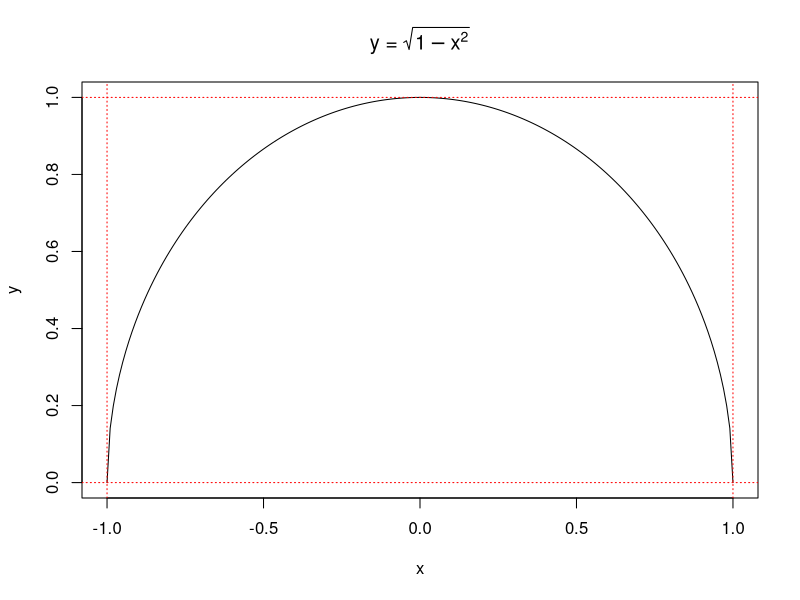
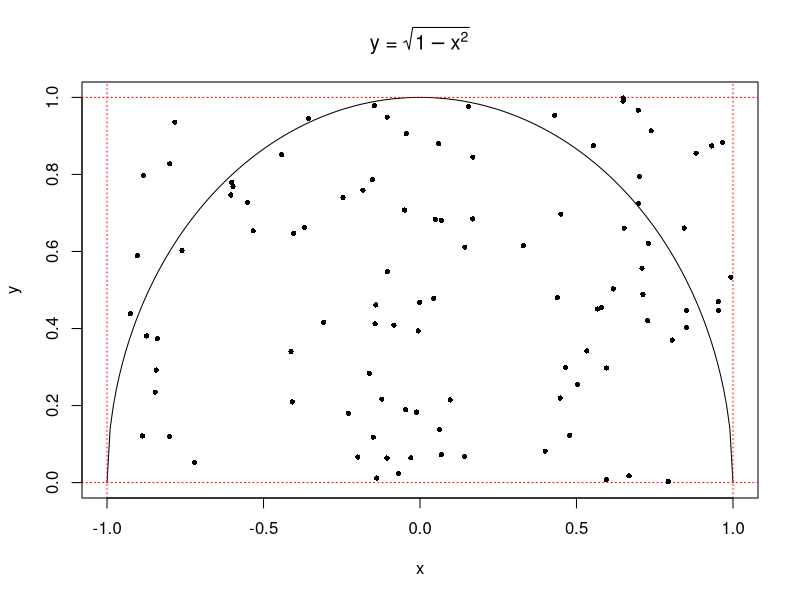
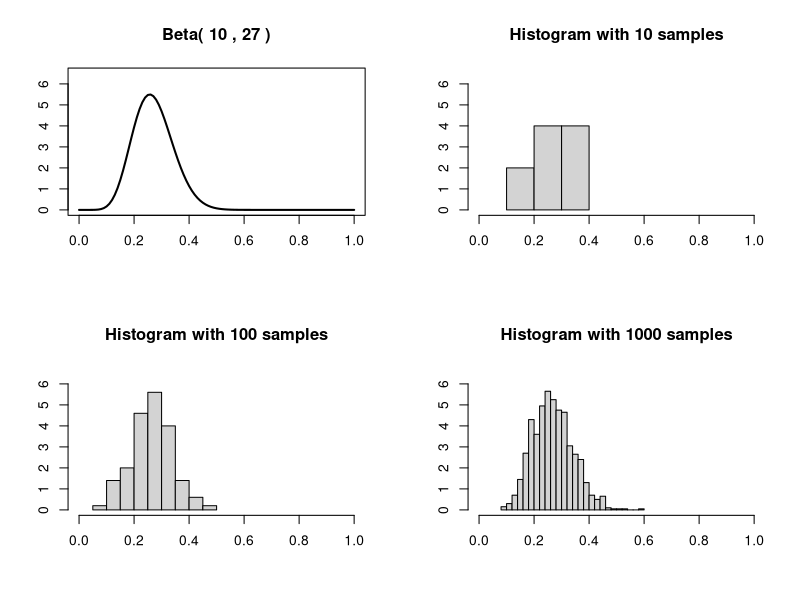
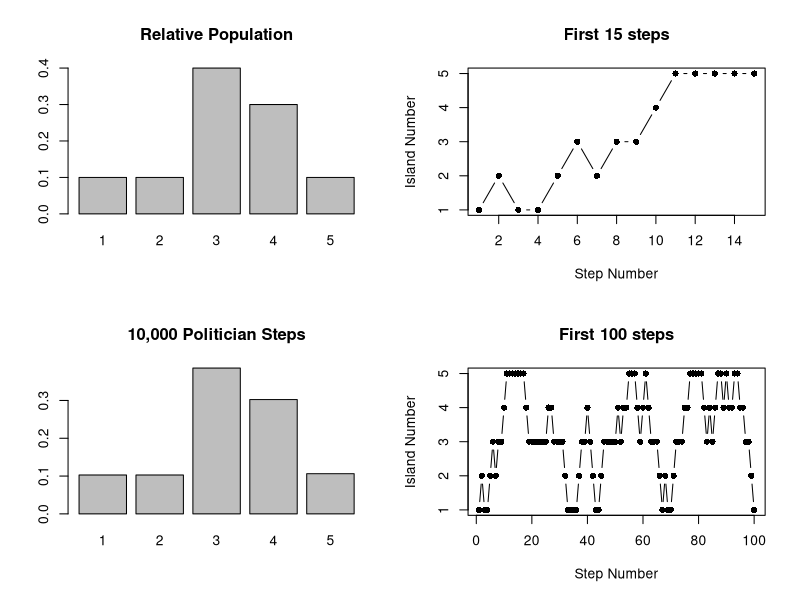

Recreate these plots in R, in order.
## ---- chunk 1
knitr::opts_chunk$set(echo = TRUE)
library(dplyr)
library(knitr)
library(ggplot2)
library(gridExtra)
## ---- chunk 2
x <- seq(-1,1, by=.01)
y <- sqrt(1-x^2)
plot(x,y,type='l', main= expression(paste("y = ", sqrt(1-x^2))))
abline(h=0,lty=3, col = 'red')
abline(h=1,lty=3, col = 'red')
abline(v=1,lty=3, col = 'red')
abline(v=-1,lty=3, col = 'red')
## ---- chunk 3
num_sims <- 100000
x_samples <- runif(num_sims,-1,1)
y_samples <- runif(num_sims)
plot(x,y,type='l', main= expression(paste("y = ", sqrt(1-x^2))))
abline(h=0,lty=3, col = 'red')
abline(h=1,lty=3, col = 'red')
abline(v=1,lty=3, col = 'red')
abline(v=-1,lty=3, col = 'red')
points(x_samples[1:100], y_samples[1:100], pch = 16, cex=.7)
accept_samples <- mean(y_samples < sqrt(1-x_samples^2))
area <- 2 * accept_samples
## ---- chunk 4
x <- seq(0,1, by =.01)
a <- 10
b <- 27
par(mfrow=c(2,2))
x.max <- max(dbeta(x,a,b)) + 1
plot(x, dbeta(x,a,b), type='l', lwd=2, ylim = c(0, x.max), ylab= '',xlab='',
     main = paste('Beta(',a,',',b,')'))
sample.10 <- rbeta(10,a,b)
hist(sample.10, freq = F,breaks='FD', ylim=c(0,x.max), xlab='',ylab='',
     main = "Histogram with 10 samples", xlim=c(0,1))
sample.100 <- rbeta(100,a,b)
hist(sample.100, freq = F,breaks='FD', ylim=c(0,x.max), xlab='',ylab='',
     main = "Histogram with 100 samples", xlim=c(0,1))
sample.1000 <- rbeta(1000,a,b)
hist(sample.1000, freq = F,breaks='FD', ylim=c(0,x.max), xlab='',ylab='',
     main = "Histogram with 1000 samples", xlim=c(0,1))
## ---- chunk 5
par(mfcol=c(2,2))
# set up islands and relative population
num.islands <- 5
relative.population <- c(.1,.1,.4,.3,.1)
barplot(relative.population, names.arg = as.character(1:5), main='Relative Population')

# initialize politician
num.steps <- 10000
island.location <- rep(1,num.steps) # start at first island

# algorithm
for (i in 2:num.steps){
  direction <- sample(c('right','left'),1)
  if (direction == 'right'){
    proposed.island <- island.location[i-1] + 1
    if (proposed.island == 6) {
      island.location[i] <- island.location[i-1] #no island 6 exists, stay at island 5
    } else {
      prob.move <- relative.population[proposed.island] / relative.population[island.location[i-1]]
      if (runif(1) < prob.move){
        # move
        island.location[i] <- proposed.island
      } else{
        #stay
        island.location[i] <- island.location[i-1]
      }
    }
  }
  if (direction == 'left'){
    proposed.island <- island.location[i-1] - 1
    if (proposed.island == 0) {
      island.location[i] <- island.location[i-1] #no island 0 exists, stay at island 1
    } else {
      prob.move <- relative.population[proposed.island] / relative.population[island.location[i-1]]
      if (runif(1) < prob.move){
        # move
        island.location[i] <- proposed.island
      } else{
        #stay
        island.location[i] <- island.location[i-1]
      }
    }
  }
}
barplot(table(island.location) / num.steps, names.arg = as.character(1:5),
        main='10,000 Politician Steps')   

plot(island.location[1:15], ylim=c(1,5),ylab='Island Number',xlab='Step Number', 
     pch=16,type='b', main='First 15 steps')

plot(island.location[1:100], ylim=c(1,5),ylab='Island Number',xlab='Step Number', 
     pch=16,type='b', main='First 100 steps')
## ---- chunk 6
current.state <- paste('at.',1:5, sep='')
to.1 <- c(1 - 1/2 * min(relative.population[2]/relative.population[2], 1),
          1/2 * min(relative.population[1]/relative.population[2], 1),
          0,
          0,
          0)
to.2 <- c(1/2 * min(relative.population[2]/relative.population[1], 1),
          1 - 1/2 * min(relative.population[1]/relative.population[2], 1) - 1/2 * min(relative.population[3]/relative.population[2], 1),
          1/2 * min(relative.population[2]/relative.population[3], 1),
          0,
          0)
to.3 <- c(0,
          1/2 * min(relative.population[3] / relative.population[2], 1),
          1 - 1/2 * min(relative.population[2] / relative.population[3], 1) - 1/2 * min(relative.population[4] / relative.population[3], 1),
          1/2 * min(relative.population[3] / relative.population[4], 1),
          0)
to.4 <- c(0,
          0,
          1/2 * min(relative.population[4] / relative.population[3], 1),
          1 - 1/2 * min(relative.population[3] / relative.population[4], 1) - 1/2 * min(relative.population[5] / relative.population[4], 1),
          1/2 * min(relative.population[4] / relative.population[5], 1))
to.5 <- c(0,
          0,
          0,
          1/2 * min(relative.population[5] / relative.population[4], 1),
          1 - 1/2 * min(relative.population[4] / relative.population[5], 1))
kable(data.frame(current.state, to.1, to.2, to.3, to.4, to.5), digits = 3,
      caption = 'transition probabilities for 5 island traveling politician example')
